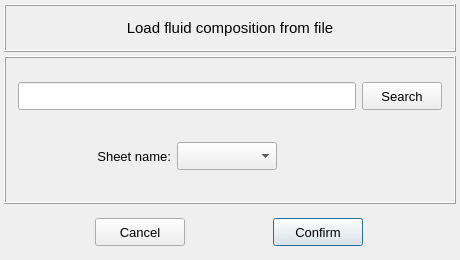
<?xml version="1.0" encoding="UTF-8"?>
<ui version="4.0">
 <class>Dialog</class>
 <widget class="QDialog" name="Dialog">
  <property name="geometry">
   <rect>
    <x>0</x>
    <y>0</y>
    <width>460</width>
    <height>260</height>
   </rect>
  </property>
  <property name="minimumSize">
   <size>
    <width>460</width>
    <height>260</height>
   </size>
  </property>
  <property name="maximumSize">
   <size>
    <width>460</width>
    <height>260</height>
   </size>
  </property>
  <property name="windowTitle">
   <string>Dialog</string>
  </property>
  <layout class="QGridLayout" name="gridLayout">
   <property name="leftMargin">
    <number>4</number>
   </property>
   <property name="topMargin">
    <number>4</number>
   </property>
   <property name="rightMargin">
    <number>4</number>
   </property>
   <property name="bottomMargin">
    <number>4</number>
   </property>
   <property name="spacing">
    <number>4</number>
   </property>
   <item row="0" column="0">
    <widget class="QFrame" name="frame">
     <property name="minimumSize">
      <size>
       <width>0</width>
       <height>48</height>
      </size>
     </property>
     <property name="maximumSize">
      <size>
       <width>16777215</width>
       <height>48</height>
      </size>
     </property>
     <property name="frameShape">
      <enum>QFrame::Box</enum>
     </property>
     <property name="frameShadow">
      <enum>QFrame::Raised</enum>
     </property>
     <layout class="QGridLayout" name="gridLayout_2">
      <property name="leftMargin">
       <number>4</number>
      </property>
      <property name="topMargin">
       <number>4</number>
      </property>
      <property name="rightMargin">
       <number>4</number>
      </property>
      <property name="bottomMargin">
       <number>4</number>
      </property>
      <property name="spacing">
       <number>4</number>
      </property>
      <item row="0" column="0">
       <widget class="QLabel" name="label">
        <property name="font">
         <font>
          <pointsize>11</pointsize>
         </font>
        </property>
        <property name="text">
         <string>Load fluid composition from file</string>
        </property>
        <property name="alignment">
         <set>Qt::AlignCenter</set>
        </property>
       </widget>
      </item>
     </layout>
    </widget>
   </item>
   <item row="1" column="0">
    <widget class="QFrame" name="frame_3">
     <property name="frameShape">
      <enum>QFrame::Box</enum>
     </property>
     <property name="frameShadow">
      <enum>QFrame::Raised</enum>
     </property>
     <layout class="QGridLayout" name="gridLayout_4">
      <property name="leftMargin">
       <number>12</number>
      </property>
      <property name="topMargin">
       <number>4</number>
      </property>
      <property name="rightMargin">
       <number>12</number>
      </property>
      <property name="bottomMargin">
       <number>4</number>
      </property>
      <item row="0" column="0">
       <widget class="QLineEdit" name="lineEdit_file_path">
        <property name="minimumSize">
         <size>
          <width>300</width>
          <height>28</height>
         </size>
        </property>
        <property name="maximumSize">
         <size>
          <width>16777215</width>
          <height>28</height>
         </size>
        </property>
        <property name="font">
         <font>
          <pointsize>8</pointsize>
         </font>
        </property>
        <property name="alignment">
         <set>Qt::AlignCenter</set>
        </property>
       </widget>
      </item>
      <item row="0" column="1">
       <widget class="QPushButton" name="pushButton_search">
        <property name="minimumSize">
         <size>
          <width>80</width>
          <height>28</height>
         </size>
        </property>
        <property name="maximumSize">
         <size>
          <width>80</width>
          <height>28</height>
         </size>
        </property>
        <property name="font">
         <font>
          <pointsize>10</pointsize>
         </font>
        </property>
        <property name="text">
         <string>Search</string>
        </property>
        <property name="autoDefault">
         <bool>false</bool>
        </property>
       </widget>
      </item>
      <item row="1" column="0">
       <widget class="QFrame" name="frame_4">
        <property name="maximumSize">
         <size>
          <width>16777215</width>
          <height>40</height>
         </size>
        </property>
        <property name="frameShape">
         <enum>QFrame::NoFrame</enum>
        </property>
        <property name="frameShadow">
         <enum>QFrame::Raised</enum>
        </property>
        <layout class="QGridLayout" name="gridLayout_5">
         <property name="leftMargin">
          <number>0</number>
         </property>
         <property name="topMargin">
          <number>0</number>
         </property>
         <property name="rightMargin">
          <number>0</number>
         </property>
         <property name="bottomMargin">
          <number>0</number>
         </property>
         <item row="0" column="1">
          <widget class="QLabel" name="label_sheet_name">
           <property name="minimumSize">
            <size>
             <width>0</width>
             <height>28</height>
            </size>
           </property>
           <property name="maximumSize">
            <size>
             <width>100</width>
             <height>28</height>
            </size>
           </property>
           <property name="font">
            <font>
             <pointsize>10</pointsize>
            </font>
           </property>
           <property name="text">
            <string>Sheet name:</string>
           </property>
           <property name="alignment">
            <set>Qt::AlignRight|Qt::AlignTrailing|Qt::AlignVCenter</set>
           </property>
          </widget>
         </item>
         <item row="0" column="2">
          <widget class="QComboBox" name="comboBox_sheet_names">
           <property name="minimumSize">
            <size>
             <width>100</width>
             <height>28</height>
            </size>
           </property>
           <property name="maximumSize">
            <size>
             <width>200</width>
             <height>28</height>
            </size>
           </property>
           <property name="font">
            <font>
             <pointsize>10</pointsize>
            </font>
           </property>
          </widget>
         </item>
         <item row="0" column="3">
          <spacer name="horizontalSpacer">
           <property name="orientation">
            <enum>Qt::Horizontal</enum>
           </property>
           <property name="sizeHint" stdset="0">
            <size>
             <width>40</width>
             <height>20</height>
            </size>
           </property>
          </spacer>
         </item>
         <item row="0" column="0">
          <spacer name="horizontalSpacer_2">
           <property name="orientation">
            <enum>Qt::Horizontal</enum>
           </property>
           <property name="sizeHint" stdset="0">
            <size>
             <width>40</width>
             <height>20</height>
            </size>
           </property>
          </spacer>
         </item>
        </layout>
       </widget>
      </item>
     </layout>
    </widget>
   </item>
   <item row="2" column="0">
    <widget class="QFrame" name="frame_2">
     <property name="minimumSize">
      <size>
       <width>0</width>
       <height>48</height>
      </size>
     </property>
     <property name="maximumSize">
      <size>
       <width>16777215</width>
       <height>48</height>
      </size>
     </property>
     <property name="frameShape">
      <enum>QFrame::NoFrame</enum>
     </property>
     <property name="frameShadow">
      <enum>QFrame::Raised</enum>
     </property>
     <layout class="QGridLayout" name="gridLayout_3">
      <item row="0" column="0">
       <widget class="QPushButton" name="pushButton_cancel">
        <property name="minimumSize">
         <size>
          <width>90</width>
          <height>28</height>
         </size>
        </property>
        <property name="maximumSize">
         <size>
          <width>90</width>
          <height>28</height>
         </size>
        </property>
        <property name="font">
         <font>
          <pointsize>10</pointsize>
         </font>
        </property>
        <property name="text">
         <string>Cancel</string>
        </property>
        <property name="autoDefault">
         <bool>false</bool>
        </property>
       </widget>
      </item>
      <item row="0" column="1">
       <widget class="QPushButton" name="pushButton_confirm">
        <property name="minimumSize">
         <size>
          <width>90</width>
          <height>28</height>
         </size>
        </property>
        <property name="maximumSize">
         <size>
          <width>90</width>
          <height>28</height>
         </size>
        </property>
        <property name="font">
         <font>
          <pointsize>10</pointsize>
         </font>
        </property>
        <property name="text">
         <string>Confirm</string>
        </property>
        <property name="autoDefault">
         <bool>false</bool>
        </property>
        <property name="default">
         <bool>true</bool>
        </property>
       </widget>
      </item>
     </layout>
    </widget>
   </item>
  </layout>
 </widget>
 <tabstops>
  <tabstop>lineEdit_file_path</tabstop>
  <tabstop>pushButton_search</tabstop>
  <tabstop>comboBox_sheet_names</tabstop>
  <tabstop>pushButton_cancel</tabstop>
  <tabstop>pushButton_confirm</tabstop>
 </tabstops>
 <resources/>
 <connections/>
</ui>
